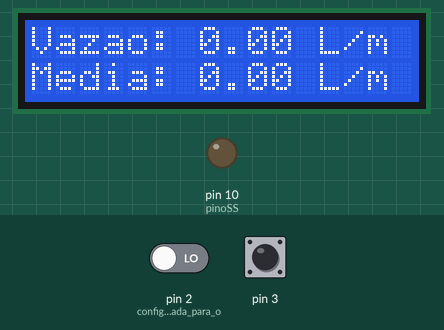
Bench run of a sketch on a simulated Arduino Uno, built with avr-gcc and run on an emulated ATmega328P. Parts: 16×2 character LCD, output pins drawn as LEDs (lit = HIGH). Inputs (shaded band) come from the test bench; at power-on: pin 2 (configura_entrada_para_o) LOW, pin 3 HIGH. Storage starts empty; what the sketch prints to the serial monitor is not drawn.

Above: at 1.7 s.
1.8 s: pin 2 (configura_entrada_para_o) driven HIGH
At 4.6 s:
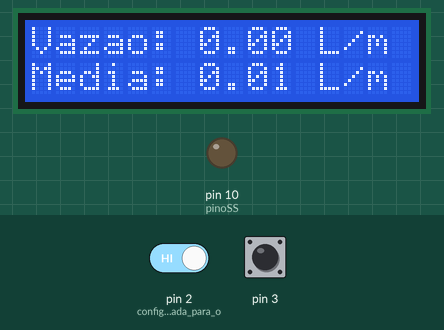
4.8 s: pin 3 pulled LOW for 0.15 s
At 12.9 s:
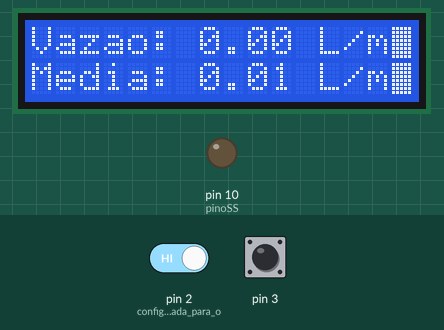
Timing chart, 0 to 14.4 s (numbered marks = the images above; inputs shaded):
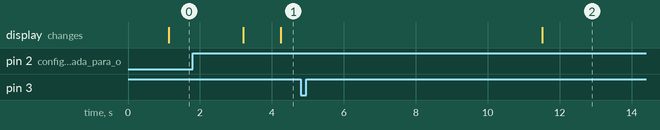

Measured:
- after the input at 1.8 s, the display: first changes after 1.4 s (image 1 shows a later state)

The sketch:

PROGRAMA__O_FINAL_TCC.ino
```cpp
#include <LiquidCrystal_I2C.h>
#include <SD.h>
#include <SPI.h>


#define      n     30 //número de pontos da média móvel

#define endereco  0x27
#define colunas   16
#define linhas    2

File myFile;
boolean acionado = false;
static long int timerfinal = 0;
#define tempo                              1000

int pinoSS = 10;

int z = 0;

LiquidCrystal_I2C lcd(endereco, colunas, linhas);

float moving_average();       //Função para filtro de média móvel
int       contaPulso, t;          //recebe o valor do sensor
float       mediaPulso;          //recebe o valor original filtrado
float       numbers[n];        //vetor com os valores para média móvel
float vazao;

void setup()
{
  Serial.begin(9600);    //serial inicia em 9600 baud rate
  pinMode(2, INPUT);   //configura entrada para o sensor
  attachInterrupt(0, incpulso, RISING); //Configura o pino 2(Interrupção 0) para trabalhar como interrupção
  pinMode(3,INPUT_PULLUP);
  attachInterrupt(digitalPinToInterrupt(3), interruptbotao, FALLING);
  Serial.println("\n\nInicio\n\n"); //Imprime Inicio na serial


  pinMode(pinoSS, OUTPUT); // Declara pinoSS como saída
  if (SD.begin()) { // Inicializa o SD Card
  Serial.println("SD Card pronto para uso."); // Imprime na tela
  myFile = SD.open("VAZAO.txt", FILE_WRITE); // Cria / Abre arquivo .txt
  }
  else {
  Serial.println("Falha na inicialização do SD Card.");
  return;
  }


  lcd.init(); // INICIA A COMUNICAÇÃO COM O DISPLAY
  lcd.backlight(); // LIGA A ILUMINAÇÃO DO DISPLAY
  lcd.clear(); // LIMPA O DISPLAY

//

}


// ===============================================================================
// --- Loop Infinito ---
void loop()
{

  contaPulso = 0;   //Zera a variável para contar os giros por segundos
  sei();      //Habilita interrupção
  delay (1000); //Aguarda 1 segundo

      lcd.print("Vazao:");
      lcd.setCursor(0,1);
      lcd.print("Media:");
      lcd.setCursor(7,0);
      lcd.print(vazao);
      lcd.setCursor(11,0);
      lcd.print(" L/m");
      lcd.setCursor(7,1);
      lcd.print(mediaPulso);
      lcd.setCursor(11,1);
      lcd.print(" L/m ");

      if(t>= 10){
      lcd.setCursor(15,0);
      lcd.print(char(255));
      lcd.setCursor(15,1);
      lcd.print(char(255));
      }


  cli();      //Desabilita interrupção

   vazao = (contaPulso/5.5) ;
   mediaPulso = moving_average();


   Serial.print(vazao);
   Serial.print(" L/m    ");
   Serial.print(" ");
   Serial.print(mediaPulso);
   Serial.println("L/m");


   if (t >= 10){
    Serial.print("Pronto para salvar -->");
   }

 t = t + 1;

 delay(1000);
} //end loop


// ===============================================================================
// --- Desenvolvimento da Função ---
float moving_average()
{

   //desloca os elementos do vetor de média móvel
   for(int i= n-1; i>0; i--) numbers[i] = numbers[i-1];

   numbers[0] = vazao; //posição inicial do vetor recebe a leitura original

   float acc = 0;          //acumulador para somar os pontos da média móvel

   for(int i=0; i<n; i++) acc += numbers[i]; //faz a somatória do número de pontos


   return acc/n;  //retorna a média móvel


} //end moving_average
void incpulso ()
  {
  contaPulso++;
  }

void interruptbotao(){
  //VERIFICA SE NÃO ESTA SALVANDO


if (acionado == false){
  if (t >=10){
    z = z + 1;
    myFile = SD.open("VAZAO.txt", FILE_WRITE); // Cria / Abre arquivo .txt
    if(myFile){
     myFile.print(z);
     myFile.print(" > ");
     myFile.println(mediaPulso);
      t = 0;
      myFile.close();
    }
      }
   else{
    Serial.println("Erro ao Abrir Arquivo .txt");
    return;}
   }
  }
```
